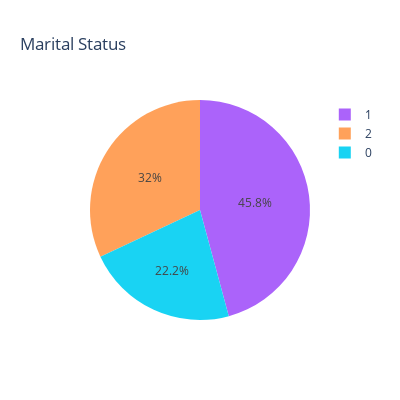

Notebook cell for this chart:
### Code cell
marital_status_pie_fig = px.pie(data['MaritalStatus'].value_counts().reset_index(),
                                names='MaritalStatus',
                                values='count',
                                title='Marital Status',
                                color='MaritalStatus',
                                color_discrete_map={'Single': '#00CC96', 'Married': '#B6E880', 'Divorced': '#FECB52'})
marital_status_pie_fig.update_layout(height=400, width=400)

### Figure 1 — Plotly figure (JSON) as saved in the notebook; plotly's stock layout.template omitted (floating-point values rounded to 4 significant figures)
{"data": [{"customdata": [[1], [2], [0]], "domain": {"x": [0, 1], "y": [0, 1]}, "hovertemplate": "MaritalStatus=%{customdata[0]}<br>count=%{value}<extra></extra>", "labels": [1, 2, 0], "legendgroup": "", "marker": {"colors": ["#ab63fa", "#FFA15A", "#19d3f3"]}, "name": "", "showlegend": true, "type": "pie", "values": [673, 470, 327]}], "layout": {"height": 400, "legend": {"tracegroupgap": 0}, "title": {"text": "Marital Status"}, "width": 400}}
